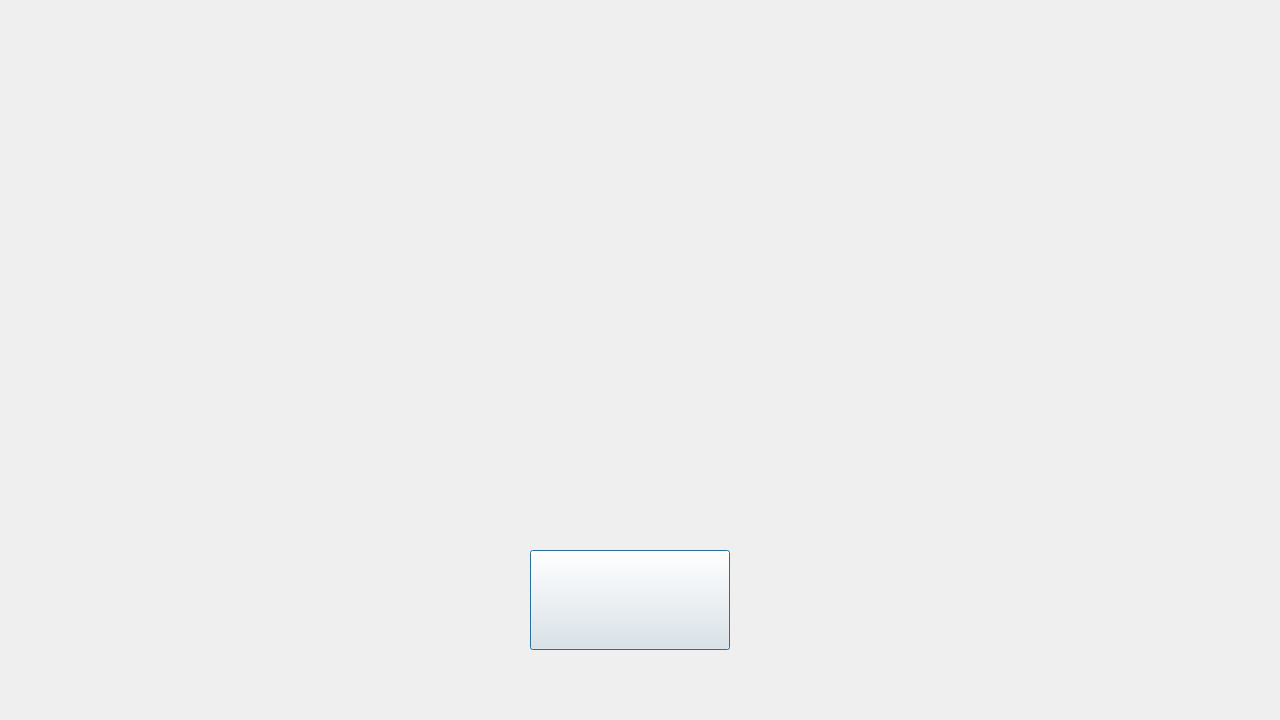
<?xml version="1.0" encoding="UTF-8"?>
<ui version="4.0">
 <class>StartScreen</class>
 <widget class="QDialog" name="StartScreen">
  <property name="geometry">
   <rect>
    <x>0</x>
    <y>0</y>
    <width>1280</width>
    <height>720</height>
   </rect>
  </property>
  <property name="minimumSize">
   <size>
    <width>1280</width>
    <height>720</height>
   </size>
  </property>
  <property name="windowTitle">
   <string>StartScreen</string>
  </property>
  <widget class="QWidget" name="centralWidget">
   <property name="geometry">
    <rect>
     <x>0</x>
     <y>0</y>
     <width>2</width>
     <height>2</height>
    </rect>
   </property>
   <layout class="QGridLayout" name="gridLayout"/>
  </widget>
  <widget class="QPushButton" name="pushButton">
   <property name="geometry">
    <rect>
     <x>530</x>
     <y>550</y>
     <width>200</width>
     <height>100</height>
    </rect>
   </property>
   <property name="text">
    <string/>
   </property>
  </widget>
 </widget>
 <resources/>
 <connections/>
</ui>
